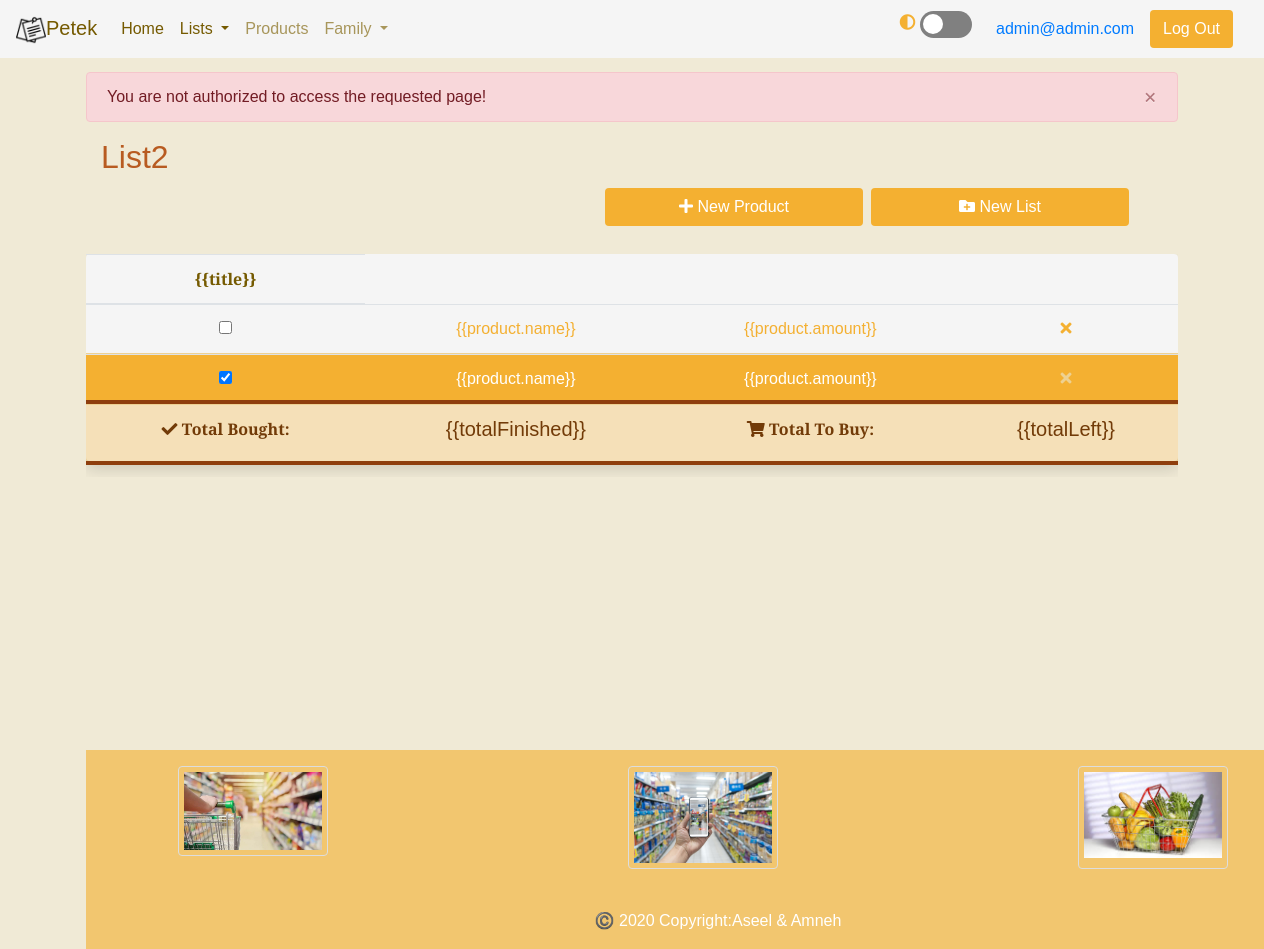
Before: /index.php?status=noAccess (signed in) with the older database file.
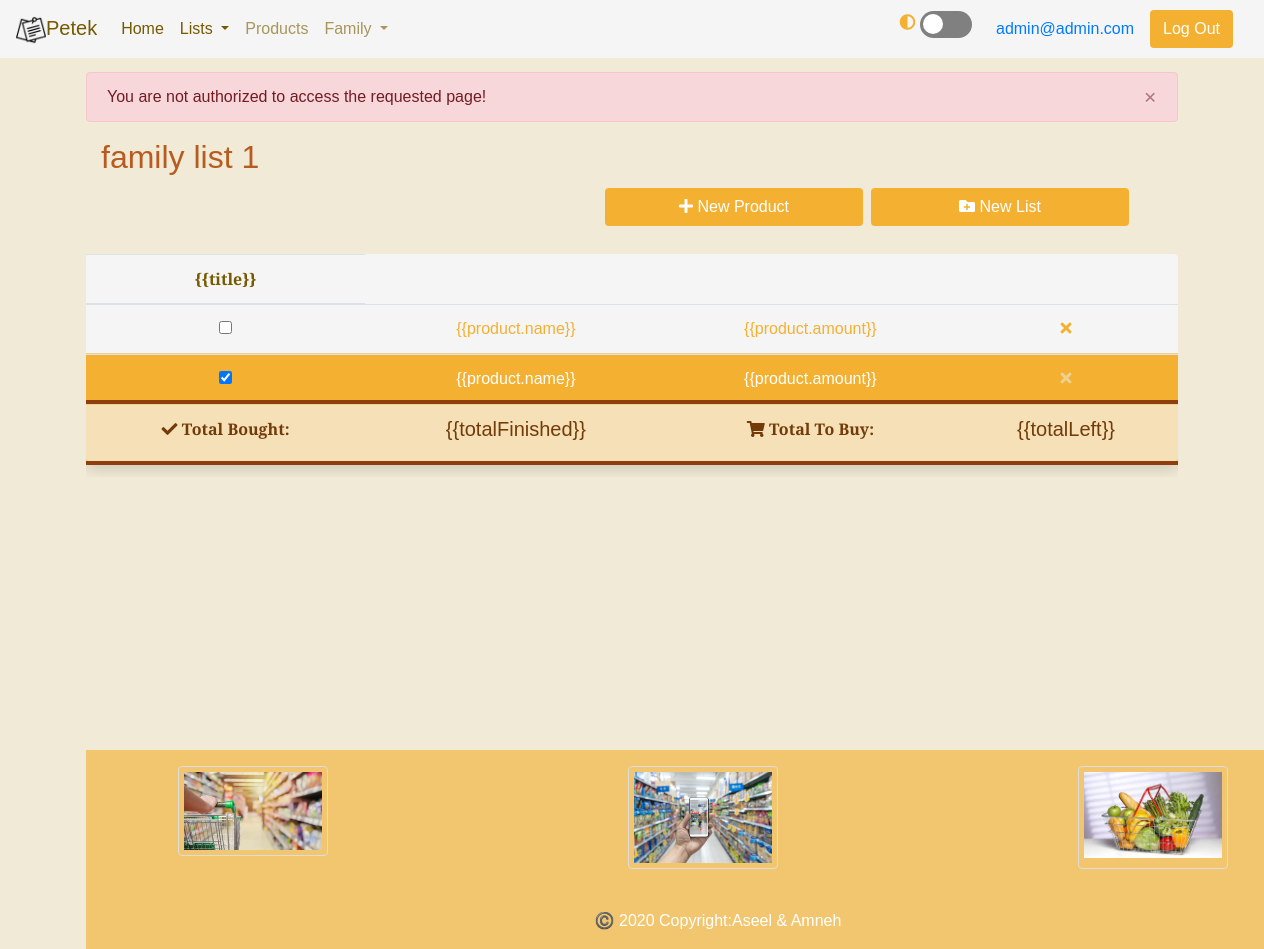
After: the same page with the newer database file.
### tables this page shows
CREATE TABLE `list` (
  `id` int(6) UNSIGNED NOT NULL,
  `name` varchar(50) NOT NULL,
  `privacy` char(1) NOT NULL CHECK (`privacy` in ('P','F')),
  `creteTime` datetime NOT NULL DEFAULT current_timestamp()
);

### index.php (the view, shortened to what this page needs)
<?php
require_once 'db.php';
$usermail = null;
if (isset($_SESSION['usermail'])) {
    $usermail = $_SESSION['usermail'];
} elseif (isset($_COOKIE['usermail'])) {
    $usermail = $_COOKIE['usermail'];
}
$listId = null;
require_once('parts/sessionCheck.php');
if (
    is_null($userId) ||
    !isset($_SESSION['usermail']) ||
    !isset($_SESSION['password'])
) {
    header('Location:login.php?status=showMsg');
    exit();
} else {
    if (isset($_GET['listId'])) {
      require_once 'parts/isList4User.php';
    } elseif (
        isset($_COOKIE['listId']) &&
        isset($_GET['status']) &&
        $_GET['status'] == 'noAccess'
    ) {
        $listId = $_COOKIE['listId'];
    } else {
       require_once 'parts/getMostRecentList.php';
    }
}
if (is_null($listId)) {
    $listName = "You don't have lists yet!";
}
else {
    $sql = "SELECT `name` FROM `list` where `id`=$listId";
    $result = $conn->query($sql);
    if ($result->num_rows === 1) {
        $row = $result->fetch_assoc();
        $listName = $row['name'];
    }
}
?>
<!DOCTYPE html>
<html lang="en" data-theme="light">
<head>
    <?php require_once 'parts/headLinks.php'; ?>
</head>
<body>
    <header>
        <div class="fixed-top">
            <nav class="navbar navbar-expand-lg navbar-light sticky-top">
                <?php require 'parts/header.php'; ?>
        </div>
        </nav>
        </div>
    </header>
    <div id="app">
    <div class="container my-5 px-4 py-4 overflow-auto">
        <?php if (isset($_GET['status']) && $_GET['status'] == 'noAccess'): ?>
            <div class="alert alert-danger alert-dismissible fade show" role="alert">
                You are not authorized to access the requested page!
                <button type="button" class="close" data-dismiss="alert" aria-label="Close">
                    <span aria-hidden="true">&times;</span>
                </button>
            </div>
        <?php endif; ?>
        <div id="listTable">
        <div class="container row d-flex justify-content-between">
            <span class="col-sm-6">
                <?php if (isset($listName)): ?>
                <h2 id="id=" listName><?= $listName ?></h2>
                <?php endif; ?>
            </span>
            <div class="container d-flex justify-content-end col-sm-12 ">
                <?php if (!is_null($listId)): ?>
                    <button @click="addProduct" type="button" data-toggle="modal" data-target="#modalNewProduct" id="btnNP" class="btn btn-default mx-1 col-sm-3 my-1"><i class="fas fa-plus"></i> New
                        Product </button>
                <?php endif; ?>
                <button type="button" data-toggle="modal" data-target="#modalNewList" id="btnNewList" class="btn btn-default mx-1 my-1  col-sm-3"><i class="fas fa-folder-plus"></i> New List
                </button>
            </div>
        </div>
        <br>
        <div class="table-responsive">
            <?php if (!is_null($listId)): ?>
                <table class="table table-hover text-center shadow rounded" id="products">
                    <thead>
                        <tr>
                            <th v-for="title in titles" scope="col">{{title}}</th>
                        </tr>
                    </thead>
                    <tbody id="uncheckedRows">
                        <tr v-for="product in uncheckedrows" class="uncheck" v-bind:data-id="product.id">
                            <td class="btnDone">
                            <input type="checkbox" class="btnDone"></td>
                            <td class="name"> {{product.name}}</td>
                            <td class="amount">{{product.amount}}</td>
                            <td>
                                <a href="#" class="btnRemove">
                                    <i class="fas fa-times"></i>
                                </a>
                            </td>
                            </tr>
                    </tbody>
                    <tbody id="checkedRows">
                        <tr v-for="product in checkedrows" class="check" v-bind:data-id="product.id">
                            <td class="btnDone">
                            <input type="checkbox" class="btnDone" checked></td>
                            <td class="name"> {{product.name}}</td>
                            <td  class="amount">{{product.amount}}</td>
                            <td>
                                <a href="#" class="btnRemove">
                                    <i class="fas fa-times"></i>
                                </a>
                            </td>
                            </tr>
                    </tbody>
                    <tbody id="total">
                        <tr class="totalRow">
                            <td><i class="fas fa-check"></i> Total Bought:</td>
                            <td><h5>{{totalFinished}}</h5></td>
                            <td><i class="fas fa-shopping-cart"></i> Total To Buy:</td>
                            <td><h5>{{totalLeft}}</h5></td>
                        </tr>
                    </tbody>
                </table>
            <?php endif; ?>
        </div>
    </div>
    <?php require 'parts/footer.php'; ?>
    </div>
            </div>
</body>
</html>

### parts/headLinks.php (shortened to what this page needs)
<link rel="stylesheet" href="https://stackpath.bootstrapcdn.com/bootstrap/4.4.1/css/bootstrap.min.css">
<link rel="stylesheet" href="//code.jquery.com/ui/1.12.1/themes/base/jquery-ui.css">
<link rel="stylesheet" href="https://use.fontawesome.com/releases/v5.13.0/css/all.css">
<link rel="stylesheet" href="css/main.css">

### parts/header.php (shortened to what this page needs)
<a class="navbar-brand" href="index.php">
    <img src="images/post-it.png" class="img-fluid rounded mx-auto" width="30" height="30" alt="Petek">Petek</a>
<div class="collapse navbar-collapse " id="navbarSupportedContent">
<?php function active($currect_page)
{
    $url_array = explode('/', $_SERVER['REQUEST_URI']);
    $url = end($url_array);
    if (strpos($url, '?')) {
        $url_array = explode('?', $url);
        $url = $url_array[0];
    }
    if ($currect_page == $url) {
        echo 'active';
    }
} ?>
    <ul class="navbar-nav mr-auto">
        <li class="nav-item ">
            <a class="nav-link <?php active(
                'index.php'
            ); ?>" href="index.php">Home <span class="sr-only">(current)</span></a>
        </li>
        <?php if (isset($usermail) || isset($userId)): ?>
            <li class="nav-item dropdown">
                <a class="nav-link dropdown-toggle <?php active('index.php'); ?>"
                href="#" id="navbarlists" role="button" data-toggle="dropdown" aria-haspopup="true" aria-expanded="false">
                    Lists
                </a>
            </li>
            <li class="nav-item">
            <a class="nav-link <?php active(
            ); ?>" href="productsList.php">Products</a>
        </li>
            <li class="nav-item dropdown">
                <a class="nav-link dropdown-toggle <?php active(
                ); ?>" href="#" id="navbarDropdown" role="button" data-toggle="dropdown" aria-haspopup="true" aria-expanded="false">
                    Family
                </a>
            </li>
        <?php endif; ?>
    </ul>
    <div class="container d-flex justify-content-end">
    <div class="toggle-container mx-2">
        <h10><i class="fas fa-adjust" title="Light/Dark"></i></h10>
        <input type="checkbox" id="switch" name="theme" title="Light/Dark"/><label for="switch">Toggle</label>
    </div>
    <?php if (isset($_SESSION['userId'])): ?>
        <span class="px-3">
            <a href="userChangePass.php"> <?=  $_SESSION['usermail'] ; ?> </a>
        </span>
            <a href="logout.php"><button class=" btn btn-default">Log Out</button></a>
    <?php endif; ?>
    </div>

### parts/footer.php
<footer class="page-footer">
<div class="container ">
    <div class="container d-flex justify-content-center row mt-2 pt-2">
        <div class=" col-sm-6 col-md-4 mb-4 ">
            <div class="images">
                <img src="images\shoppingCart.jpg"
                    class="img-fluid" alt="cart image">
            </div>
        </div>
        <div class="d-flex justify-content-center col-sm-6 col-md-4 mb-4 ">
            <div class="images">
                <img src="images/phoneImage.jpg" class="img-fluid" alt="phone image">
            </div>
        </div>
        <div class="d-flex justify-content-end col-sm-6 col-md-4 mb-4">
            <div class="images">
                <img src="images\basket.jfif"
                    class="img-fluid" alt="basket image">
            </div>
        </div>
    </div>
</div>
<div class="footer-copyright text-center py-3">©️ 2020 Copyright:Aseel & Amneh</div>
</footer>

### css/main.css (style rules this page uses)
* { font-family: "Alegreya Sans", sans-serif; }
html { height: 100%; }
body { min-height: 100%; padding: 0; margin: 0; position: relative; background-color: #f0ead6; }
body::after { content: ""; display: block; height: 400px; }
h2 { color: rgb(184, 91, 33) ; }
.navbar-light { background-color: whitesmoke; color: #f4b031; }
.navbar-light label { cursor: pointer; text-indent: -9999px; width: 52px; height: 27px; background: grey; float: right; border-radius: 100px; position: relative; }
.navbar-light label:after { content: ""; position: absolute; top: 3px; left: 3px; width: 20px; height: 20px; background: #fff; border-radius: 90px; transition: 0.3s; }
.navbar-light .navbar-brand, .navbar-light .navbar-brand:focus, .navbar-light .navbar-brand:hover, .navbar-light .navbar-nav .active > .nav-link, .navbar-light .navbar-nav .nav-link.active, .navbar-light .navbar-nav .nav-link.show, .navbar-light .navbar-nav .show > .nav-link, .navbar-light .navbar-nav .nav-link:focus, .navbar-light .navbar-nav .nav-link:hover { color: #755a00; }
.navbar-light .navbar-nav .nav-link { color: rgba(126, 98, 7, 0.651); }
table { background-color: whitesmoke; }
tr, td a { color: #f4b031; }
th, #List-Name { font-weight: bold; color: #755a00; }
tr.check, .table-hover tbody tr.check:hover { background-color: #f4b031; color: white; outline: 0.08rem solid rgba(238, 209, 146, 0.993); }
tr.totalRow { background-color: #f4b0314f; color: rgb(114, 59, 8); outline: 0.3rem solid rgba(142, 61, 12, 0.99); font-weight: bold; }
.btn-default { background-color: #f4b031; color: white; }
.check a { color: rgba(238, 209, 146, 0.993); pointer-events: none; cursor: not-allowed; }
footer { position: absolute; bottom: 0; width: 100%; background-color: #f4b0319e; color: white; text-align: center; }
.images { border: 1px solid #ddd; border-radius: 4px; padding: 5px; width: 150px; }

Changed rows visible on the page:
changed list: name "List2" → "family list 1"
